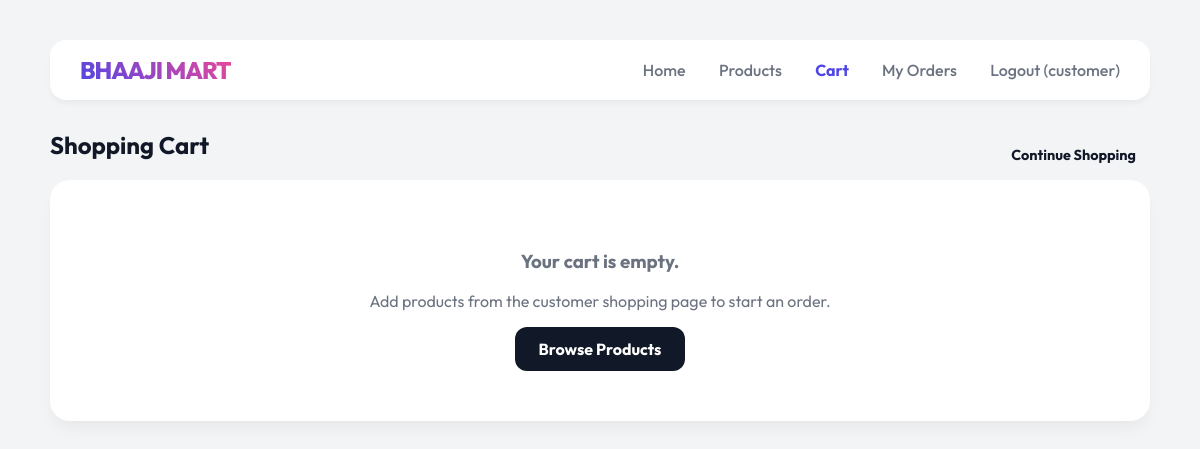
Before: /cart (signed in) with the older database file.
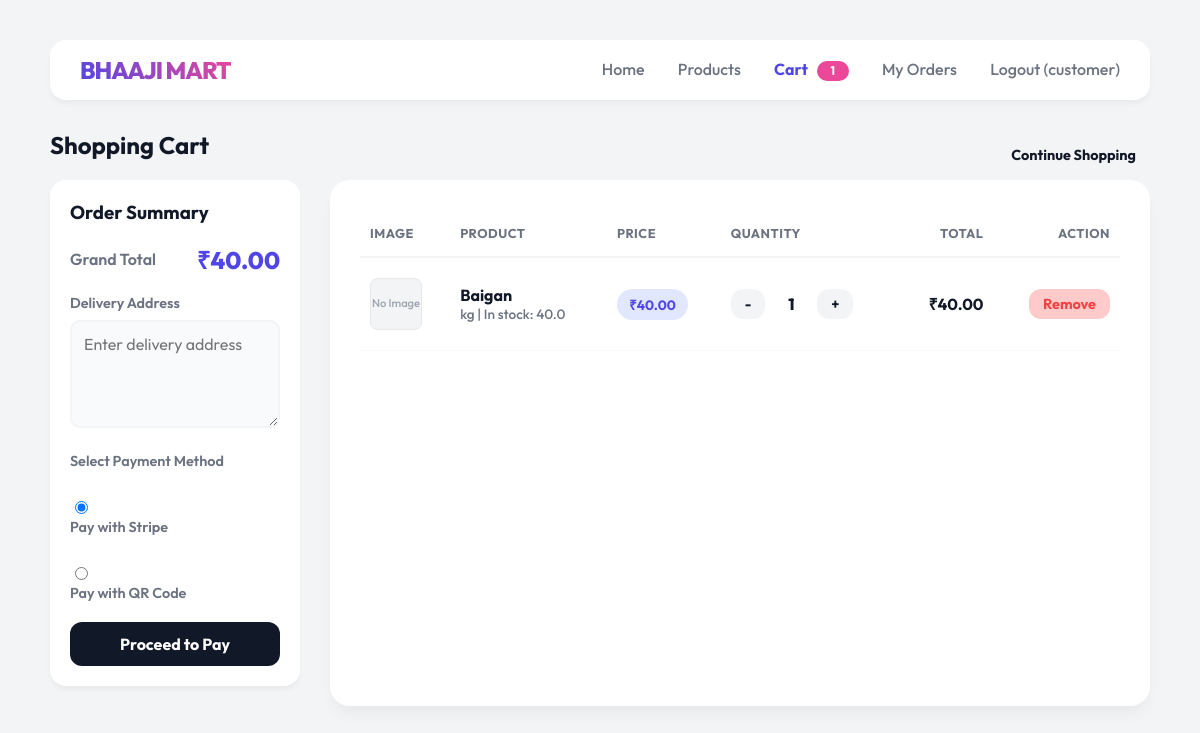
After: the same page with the newer database file.
### tables this page shows
CREATE TABLE users (
        id INTEGER PRIMARY KEY AUTOINCREMENT,
        username TEXT NOT NULL UNIQUE,
        password_hash TEXT NOT NULL,
        role TEXT NOT NULL CHECK(role IN ('admin', 'customer'))
    );

CREATE TABLE cart (
            id INTEGER PRIMARY KEY AUTOINCREMENT,
            user_id INTEGER NOT NULL,
            product_id INTEGER NOT NULL,
            quantity INTEGER DEFAULT 1,
            FOREIGN KEY(user_id) REFERENCES users(id),
            FOREIGN KEY(product_id) REFERENCES products(product_id)
        );

CREATE TABLE products (
        product_id INTEGER PRIMARY KEY AUTOINCREMENT,
        name TEXT NOT NULL,
        price REAL NOT NULL,
        unit TEXT NOT NULL,
        stock REAL NOT NULL DEFAULT 0 CHECK(stock >= 0),
        discount REAL NOT NULL DEFAULT 0 CHECK(discount >= 0 AND discount <= 100)
    , image_url TEXT);

### backend/app.py (the view)
@app.route('/cart')
@customer_required
def cart():
    items = get_cart_items(current_user.id)
    grand_total = sum(item["total"] for item in items)
    return render_template("cart.html", items=items, grand_total=grand_total)

### backend/app.py (called while the page is built)
@login_manager.user_loader
def load_user(user_id):
    conn = get_connection()
    user_data = conn.execute("SELECT * FROM users WHERE id = ?", (user_id,)).fetchone()
    conn.close()
    if user_data:
        return User(user_data['id'], user_data['username'], user_data['password_hash'], user_data['role'])
    return None

def customer_required(f):
    @wraps(f)
    @login_required
    def decorated_function(*args, **kwargs):
        if current_user.role != 'customer':
            return "403 Forbidden: Customers only", 403
        return f(*args, **kwargs)
    return decorated_function

@app.context_processor
def inject_cart_count():
    if current_user.is_authenticated and current_user.role == 'customer':
        return {"cart_count": get_cart_count(current_user.id)}
    return {"cart_count": 0}

### backend/db.py (called while the page is built)
def get_connection():
    conn = sqlite3.connect(DB_NAME)
    conn.row_factory = sqlite3.Row
    return conn

def get_cart_items(user_id):
    conn = get_connection()
    items = conn.execute("""
        SELECT c.id,
               c.product_id,
               c.quantity,
               p.name,
               p.price,
               p.unit,
               p.stock,
               p.discount,
               p.image_url,
               (p.price * (1 - p.discount / 100)) AS final_price,
               (p.price * (1 - p.discount / 100) * c.quantity) AS total
        FROM cart c
        JOIN products p ON c.product_id = p.product_id
        WHERE c.user_id = ?
        ORDER BY c.id DESC
    """, (user_id,)).fetchall()
    conn.close()
    return items

def get_cart_count(user_id):
    conn = get_connection()
    row = conn.execute(
        "SELECT COALESCE(SUM(quantity), 0) AS count FROM cart WHERE user_id = ?",
        (user_id,)
    ).fetchone()
    conn.close()
    return row["count"] if row else 0

### templates/cart.html (shortened to what this page needs)
{% extends "base.html" %}
{% block content %}
<div class="page-header flex-between">
    <h2 class="page-title">Shopping Cart</h2>
    <a href="/new_order" class="btn btn-small btn-muted">Continue Shopping</a>
</div>
{% if items %}
<div class="dashboard-grid">
    <div class="sidebar">
        <div class="card" style="position: sticky; top: 20px;">
            <h3 style="margin-top: 0;">Order Summary</h3>
            <div class="flex-between" style="margin-bottom: 18px;">
                <span style="font-weight: 600; color: var(--text-sub);">Grand Total</span>
                <span style="font-size: 1.5em; font-weight: 800; color: var(--primary);">
                    &#8377;{{ "%.2f"|format(grand_total) }}
                </span>
            </div>
            <form action="{{ url_for('checkout') }}" method="POST">
                <div class="form-group">
                    <label>Delivery Address</label>
                    <textarea name="customer_address" rows="4" required placeholder="Enter delivery address"></textarea>
                </div>
                <div class="form-group">
                    <label>Select Payment Method</label><br>
                    <input type="radio" id="pm_stripe" name="payment_method" value="stripe" checked>
                    <label for="pm_stripe">Pay with Stripe</label><br>
                    <input type="radio" id="pm_qr" name="payment_method" value="qr">
                    <label for="pm_qr">Pay with QR Code</label>
                </div>
                <button type="submit" class="btn btn-block">Proceed to Pay</button>
            </form>
        </div>
    </div>
    <div class="main-content">
        <table>
            <thead>
                <tr>
                    <th>Image</th>
                    <th>Product</th>
                    <th>Price</th>
                    <th>Quantity</th>
                    <th class="text-right">Total</th>
                    <th class="text-right">Action</th>
                </tr>
            </thead>
            <tbody>
                {% for item in items %}
                <tr>
                    <td>
                        <div class="cart-thumbnail-wrapper" style="width: 50px; height: 50px; border-radius: 8px; overflow: hidden; background: #f3f4f6; display: flex; align-items: center; justify-content: center; border: 1px solid #e5e7eb;">
                            {% if item.image_url %}
                            <img src="{{ url_for('static', filename=item.image_url) }}" alt="{{ item.name }}" style="width: 100%; height: 100%; object-fit: cover;" loading="lazy">
                            {% else %}
                            <span style="font-size: 0.7em; color: #9ca3af; text-align: center; font-weight: 500; line-height: 1.2;">No Image</span>
                            {% endif %}
                        </div>
                    </td>
                    <td>
                        <strong>{{ item.name }}</strong>
                        <div style="color: var(--text-sub); font-size: 0.85em;">
                            {{ item.unit }} | In stock: {{ item.stock }}
                        </div>
                    </td>
                    <td>
                        <span class="tag">&#8377;{{ "%.2f"|format(item.final_price) }}</span>
                    </td>
                    <td>
                        <div class="quantity-control">
                            <a href="{{ url_for('decrease_quantity', cart_id=item.id) }}" class="btn btn-small btn-muted">-</a>
                            <span class="quantity-value">{{ item.quantity }}</span>
                            <a href="{{ url_for('increase_quantity', cart_id=item.id) }}" class="btn btn-small btn-muted">+</a>
                        </div>
                    </td>
                    <td class="text-right">
                        <strong>&#8377;{{ "%.2f"|format(item.total) }}</strong>
                    </td>
                    <td class="text-right">
                        <a href="{{ url_for('remove_cart_item', cart_id=item.id) }}" class="btn btn-small btn-danger">
                            Remove
                        </a>
                    </td>
                </tr>
                {% endfor %}
            </tbody>
        </table>
    </div>
</div>
{% else %}
<div class="main-content empty-state">
    <h3>Your cart is empty.</h3>
    <p>Add products from the customer shopping page to start an order.</p>
    <a href="/new_order" class="btn">Browse Products</a>
</div>
{% endif %}
{% endblock %}

### templates/base.html (shortened to what this page needs)
<!DOCTYPE html>
<html lang="en">
<head>
    <link rel="stylesheet" href="{{ url_for('static', filename='style.css') }}">
</head>
<body>
    <div class="container">
        <div class="top-bar">
            <a href="/" class="logo">Bhaaji Mart</a>
            <div class="nav">
                {% if current_user.is_authenticated %}
                {% if current_user.role == 'customer' %}
                <a href="/" class="{% if request.path == '/' %}active{% endif %}">Home</a>
                <a href="/new_order" class="{% if request.path == '/new_order' %}active{% endif %}">Products</a>
                <a href="/cart" class="{% if request.path == '/cart' %}active{% endif %}">
                    Cart
                    {% if cart_count > 0 %}
                    <span class="cart-badge">{{ cart_count }}</span>
                    {% endif %}
                </a>
                <a href="/my_orders"
                    class="{% if request.path == '/my_orders' or request.path.startswith('/order/') %}active{% endif %}">My Orders</a>
                {% endif %}
                <a href="/logout">Logout ({{ current_user.username }})</a>
                {% else %}
                <a href="/login" class="{% if request.path == '/login' %}active{% endif %}">Login</a>
                {% endif %}
            </div>
        </div>
        {% block content %}{% endblock %}
    </div>
</body>
</html>

### static/style.css (style rules this page uses)
:root { --bg-color: #f3f4f6; --surface: #ffffff; --primary: #4f46e5; --accent: #ec4899; --text-main: #111827; --text-sub: #6b7280; --border-light: #f9fafb; --input-bg: #f9fafb; --danger: #ef4444; }
body { background-color: var(--bg-color); color: var(--text-main); font-family: 'Outfit', sans-serif; margin: 0; padding: 40px; min-height: 100vh; }
.container { max-width: 1100px; margin: 0 auto; }
.top-bar { display: flex; justify-content: space-between; align-items: center; margin-bottom: 30px; background: var(--surface); padding: 15px 30px; border-radius: 16px; box-shadow: 0 4px 6px -1px rgba(0, 0, 0, 0.05); }
.logo { font-weight: 800; font-size: 1.5em; background: linear-gradient(45deg, var(--primary), var(--accent)); -webkit-background-clip: text; background-clip: text; -webkit-text-fill-color: transparent; text-transform: uppercase; letter-spacing: -1px; text-decoration: none; display: block; }
.nav a { text-decoration: none; color: var(--text-sub); font-weight: 500; margin-left: 30px; transition: 0.2s; }
.nav a.active { color: var(--primary); font-weight: 700; }
.cart-badge { background: var(--accent); color: white; border-radius: 999px; display: inline-flex; align-items: center; justify-content: center; min-width: 20px; height: 20px; padding: 0 6px; margin-left: 6px; font-size: 0.75em; font-weight: 700; }
.dashboard-grid { display: grid; grid-template-columns: 250px 1fr; gap: 30px; }
.sidebar { display: flex; flex-direction: column; gap: 20px; }
.main-content { background: var(--surface); border-radius: 20px; padding: 30px; box-shadow: 0 10px 15px -3px rgba(0, 0, 0, 0.05); }
.card { background: var(--surface); padding: 20px; border-radius: 16px; box-shadow: 0 4px 6px -1px rgba(0, 0, 0, 0.05); margin-bottom: 20px; }
table { width: 100%; border-collapse: collapse; }
th { text-align: left; padding: 15px 10px; color: var(--text-sub); font-size: 0.8em; text-transform: uppercase; letter-spacing: 0.5px; border-bottom: 2px solid #f3f4f6; }
td { padding: 20px 10px; border-bottom: 1px solid #f9fafb; font-weight: 500; }
.tag { background: #e0e7ff; color: var(--primary); padding: 6px 12px; border-radius: 20px; font-size: 0.85em; font-weight: 700; display: inline-block; }
.btn { display: inline-block; background: var(--text-main); color: #fff; border: none; padding: 12px 24px; border-radius: 12px; font-weight: 700; font-family: 'Outfit', sans-serif; font-size: 1em; cursor: pointer; text-decoration: none; text-align: center; transition: 0.2s; }
.btn-small { padding: 6px 14px; font-size: 0.9em; }
.btn-danger { background: #fecaca; color: var(--danger); }
.btn-block { display: block; width: 100%; box-sizing: border-box; }
.btn-muted { background: var(--bg-color); color: var(--text-main); }
.form-group { margin-bottom: 20px; }
label { display: block; margin-bottom: 8px; font-weight: 600; color: var(--text-sub); font-size: 0.9em; }
textarea, input[type="text"], input[type="number"] { width: 100%; padding: 12px; border-radius: 10px; border: 2px solid var(--bg-color); background: var(--input-bg); font-family: 'Outfit', sans-serif; font-size: 1em; box-sizing: border-box; transition: 0.2s; }
textarea { resize: vertical; min-height: 80px; }
.page-title { margin-top: 0; margin-bottom: 20px; }
.text-right { text-align: right; }
.flex-between { display: flex; justify-content: space-between; align-items: center; }
.quantity-control { display: inline-flex; align-items: center; gap: 10px; }
.quantity-value { min-width: 32px; text-align: center; font-weight: 800; }

Changed rows visible on the page:
added cart: name "Baigan", unit "kg", stock "40.0", final_price "40.00", quantity "1", total "40.00"
Other visible differences:
{{ cart_count }}: (not shown) → "1"
{{ "%.2f"|format(grand_total) }}: (not shown) → "40.00"
form field payment_method: (not shown) → "☑ Pay with Stripe"
form field payment_method: (not shown) → "☐ Pay with QR Code"
text no longer shown: "Your cart is empty. Add products from the customer shopping page to start an order. Browse Products"
text now shown: "Order Summary Grand Total ₹ Delivery Address Select Payment Method Pay with Stripe Pay with QR Code Proceed to Pay IMAGE PRODUCT PRICE QUANTITY TOTAL ACTION"
